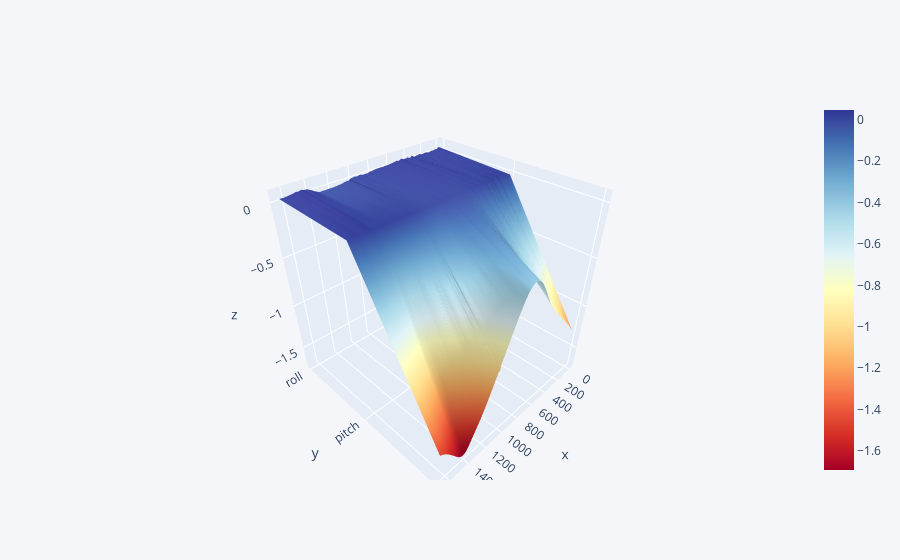

The code cell stored with this chart in its notebook:
### Code cell
d[['roll','pitch','yaw']].iplot(kind='surface',colorscale='rdylbu')

### Figure 1 — Plotly figure (JSON) as saved in the notebook; plotly's stock layout.template omitted (floating-point values rounded to 4 significant figures; data arrays with more than 128 entries replaced by an {"elided": "..."} marker saying what was removed)
{"data": [{"colorscale": [[0, "rgb(165,0,38)"], [0.1, "rgb(215,48,39)"], [0.2, "rgb(244,109,67)"], [0.3, "rgb(253,174,97)"], [0.4, "rgb(254,224,144)"], [0.5, "rgb(255,255,191)"], [0.6, "rgb(224,243,248)"], [0.7, "rgb(171,217,233)"], [0.8, "rgb(116,173,209)"], [0.9, "rgb(69,117,180)"], [1, "rgb(49,54,149)"]], "type": "surface", "x": {"elided": "1648 int values"}, "y": ["roll", "pitch", "yaw"], "z": {"elided": "3x1648 float values"}}], "layout": {"legend": {"bgcolor": "#F5F6F9", "font": {"color": "#4D5663"}}, "paper_bgcolor": "#F5F6F9", "plot_bgcolor": "#F5F6F9", "title": {"font": {"color": "#4D5663"}}, "xaxis": {"gridcolor": "#E1E5ED", "showgrid": true, "tickfont": {"color": "#4D5663"}, "title": {"font": {"color": "#4D5663"}, "text": ""}, "zerolinecolor": "#E1E5ED"}, "yaxis": {"gridcolor": "#E1E5ED", "showgrid": true, "tickfont": {"color": "#4D5663"}, "title": {"font": {"color": "#4D5663"}, "text": ""}, "zerolinecolor": "#E1E5ED"}}}
